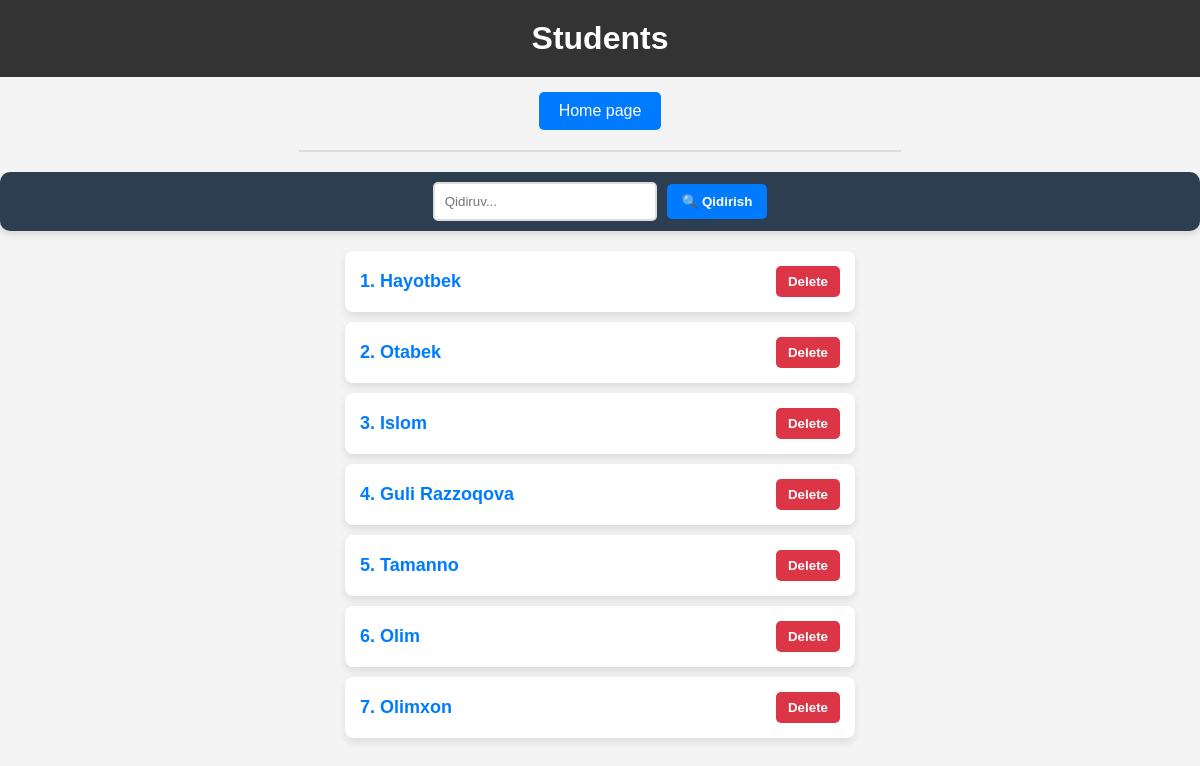
/students/, run on an earlier commit of the app's database.
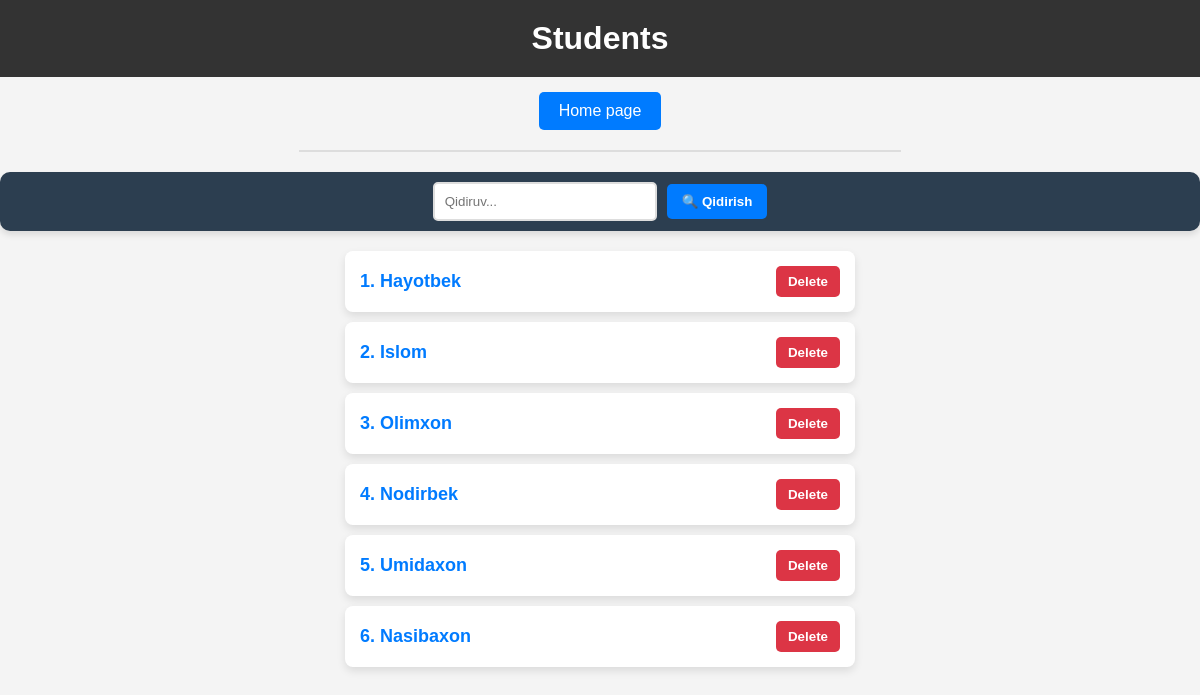
And on a later commit of the database.
### main/models.py (models this page shows, shortened)
class Student(models.Model):
    name = models.CharField(max_length=100)
    course = models.CharField(max_length=50)
    group = models.CharField(max_length=50)
    book_quantity = models.PositiveSmallIntegerField(null=True)

### main/views.py (the view)
# urls.py: path('students/', students_view, name='students'),
def students_view(request):
    students = Student.objects.all()
    search = request.GET.get('search')
    if search is not None:
        students = students.filter(name__contains=search)
    context = {
        'students': students,
        'search': search,
    }
    return render (request, 'students.html', context)

### templates/students.html (shortened to what this page needs)
<!DOCTYPE html>
<html lang="en">
<head>
</head>
<body>
    <h1>Students</h1>
    <a class="home" href="/">Home page</a>
    <hr>
    <form>
        <input type="text" name="search" {% if search %} value="{{ search }}" {% endif %} placeholder="Qidiruv...">
        <button>🔍 Qidirish</button>
    </form>
    <ul class="students-list">
        {% for student in students %}
            <li>
                <a class="student-link" href="/students/{{student.id}}/">{{ forloop.counter }}. {{ student.name }}</a>
                <a href="{% url 'student_delete_confirm' student.id %}">
                    <button class="delete-btn">Delete</button>
                </a>
            </li>
        {% endfor %}
    </ul>
</body>
</html>

What changed in the data, as far as the page shows it:
removed Student: name "Otabek"
removed Student: name "Guli Razzoqova"
removed Student: name "Tamanno"
removed Student: name "Olim"
added Student: name "Nodirbek"
added Student: name "Umidaxon"
added Student: name "Nasibaxon"
